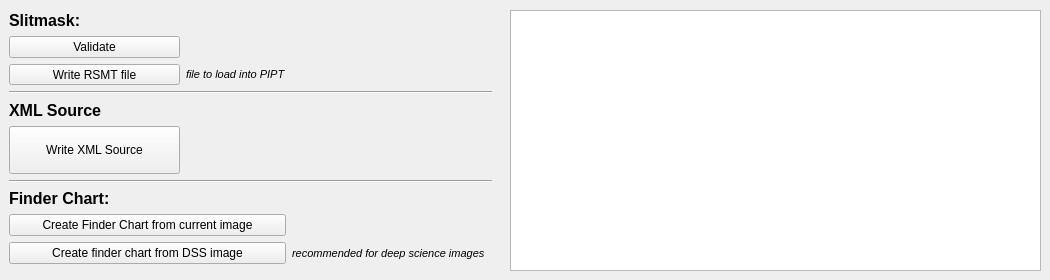
    <widget class="QWidget" name="FinalizeTab">
     <property name="sizePolicy">
      <sizepolicy hsizetype="Expanding" vsizetype="Expanding">
       <horstretch>0</horstretch>
       <verstretch>0</verstretch>
      </sizepolicy>
     </property>
     <attribute name="title">
      <string>     &amp;Finalize      </string>
     </attribute>
     <widget class="QTextEdit" name="textEditFin_ErrorMessages">
      <property name="enabled">
       <bool>true</bool>
      </property>
      <property name="geometry">
       <rect>
        <x>510</x>
        <y>10</y>
        <width>531</width>
        <height>261</height>
       </rect>
      </property>
      <property name="autoFillBackground">
       <bool>true</bool>
      </property>
      <property name="frameShadow">
       <enum>QFrame::Plain</enum>
      </property>
      <property name="textInteractionFlags">
       <set>Qt::TextSelectableByKeyboard|Qt::TextSelectableByMouse</set>
      </property>
     </widget>
     <widget class="QWidget" name="layoutWidget">
      <property name="geometry">
       <rect>
        <x>9</x>
        <y>11</y>
        <width>483</width>
        <height>253</height>
       </rect>
      </property>
      <layout class="QGridLayout" name="gridLayout_19">
       <item row="0" column="0">
        <widget class="QLabel" name="labelFin_Slitmask">
         <property name="font">
          <font>
           <family>Arial</family>
           <pointsize>12</pointsize>
           <weight>75</weight>
           <bold>true</bold>
          </font>
         </property>
         <property name="text">
          <string>Slitmask:</string>
         </property>
        </widget>
       </item>
       <item row="1" column="0">
        <widget class="QPushButton" name="pushButtonFin_Validate">
         <property name="text">
          <string>Validate</string>
         </property>
        </widget>
       </item>
       <item row="2" column="0">
        <widget class="QToolButton" name="toolButtonFin_WriteRSMT">
         <property name="sizePolicy">
          <sizepolicy hsizetype="Expanding" vsizetype="Fixed">
           <horstretch>0</horstretch>
           <verstretch>0</verstretch>
          </sizepolicy>
         </property>
         <property name="text">
          <string>Write RSMT file</string>
         </property>
        </widget>
       </item>
       <item row="2" column="1">
        <widget class="QLabel" name="labelFin_WriteRSMTinfo">
         <property name="font">
          <font>
           <family>Arial</family>
           <pointsize>8</pointsize>
           <italic>true</italic>
          </font>
         </property>
         <property name="text">
          <string>file to load into PIPT</string>
         </property>
        </widget>
       </item>
       <item row="3" column="0" colspan="3">
        <widget class="Line" name="lineFin_3">
         <property name="orientation">
          <enum>Qt::Horizontal</enum>
         </property>
        </widget>
       </item>
       <item row="4" column="0">
        <widget class="QLabel" name="labelFin_FChart_3">
         <property name="font">
          <font>
           <family>Arial</family>
           <pointsize>12</pointsize>
           <weight>75</weight>
           <bold>true</bold>
          </font>
         </property>
         <property name="text">
          <string>XML Source</string>
         </property>
        </widget>
       </item>
       <item row="5" column="0">
        <widget class="QPushButton" name="pushButtonFin_WriteXML">
         <property name="sizePolicy">
          <sizepolicy hsizetype="Expanding" vsizetype="Expanding">
           <horstretch>0</horstretch>
           <verstretch>0</verstretch>
          </sizepolicy>
         </property>
         <property name="text">
          <string>Write XML Source</string>
         </property>
        </widget>
       </item>
       <item row="6" column="0" colspan="3">
        <widget class="Line" name="lineFin">
         <property name="orientation">
          <enum>Qt::Horizontal</enum>
         </property>
        </widget>
       </item>
       <item row="7" column="0">
        <widget class="QLabel" name="labelFin_FChart">
         <property name="font">
          <font>
           <family>Arial</family>
           <pointsize>12</pointsize>
           <weight>75</weight>
           <bold>true</bold>
          </font>
         </property>
         <property name="text">
          <string>Finder Chart:</string>
         </property>
        </widget>
       </item>
       <item row="8" column="0" colspan="2">
        <widget class="QPushButton" name="pushButtonFin_CreateFChart_Current">
         <property name="text">
          <string>Create Finder Chart from current image</string>
         </property>
        </widget>
       </item>
       <item row="9" column="0" colspan="2">
        <widget class="QPushButton" name="pushButtonFin_CreateFChart_DSS">
         <property name="text">
          <string>Create finder chart from DSS image</string>
         </property>
        </widget>
       </item>
       <item row="9" column="2">
        <widget class="QLabel" name="labelFin_CreateFChartinfo">
         <property name="font">
          <font>
           <family>Arial</family>
           <pointsize>8</pointsize>
           <italic>true</italic>
          </font>
         </property>
         <property name="text">
          <string>recommended for deep science images</string>
         </property>
        </widget>
       </item>
       <item row="4" column="2">
        <spacer name="horizontalSpacer_24">
         <property name="orientation">
          <enum>Qt::Horizontal</enum>
         </property>
         <property name="sizeType">
          <enum>QSizePolicy::Fixed</enum>
         </property>
         <property name="sizeHint" stdset="0">
          <size>
           <width>200</width>
           <height>20</height>
          </size>
         </property>
        </spacer>
       </item>
      </layout>
     </widget>
    </widget>
